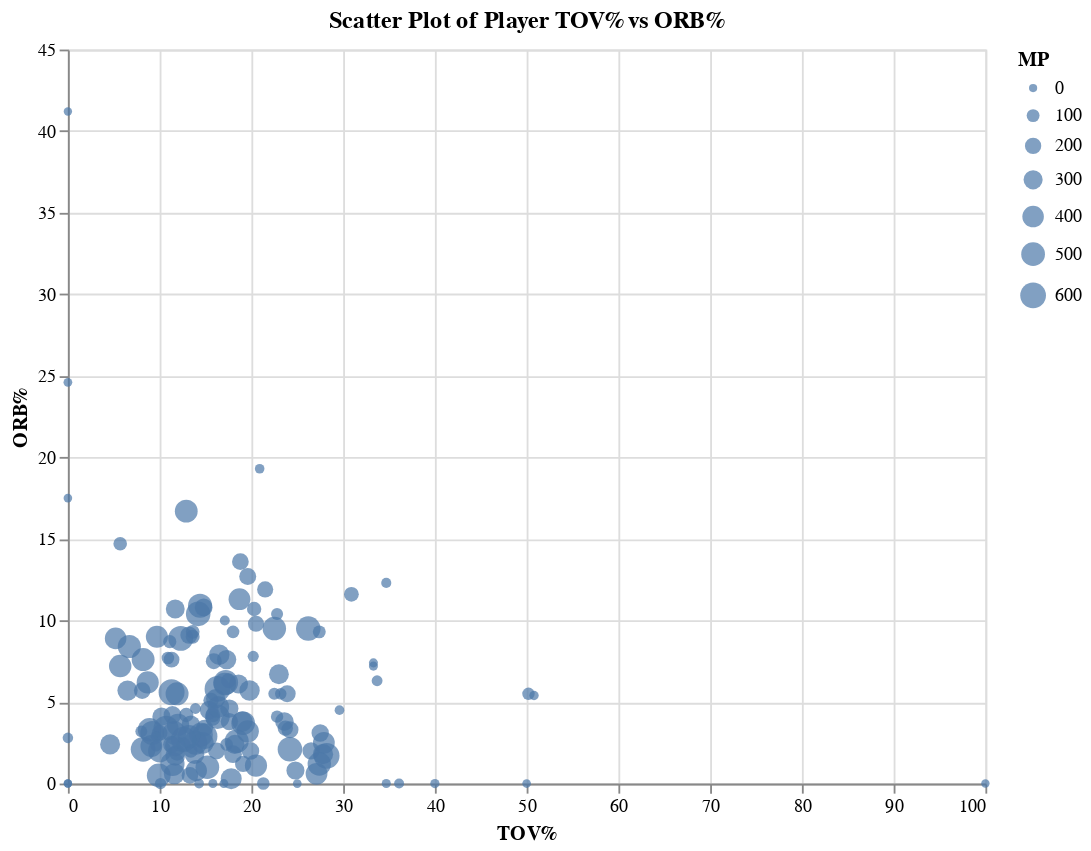

Notebook code for this chart:
### Code cell
# Adjusting the size of the points and the chart dimensions
scatter = alt.Chart(df).mark_circle().encode(
    x='TOV%',
    y='ORB%',
    size=alt.Size('MP', scale=alt.Scale(range=[20, 200])),  # Adjust size range as needed
    tooltip=['Player', 'MP', 'TOV%', 'ORB%']
).properties(
    title='Scatter Plot of Player TOV% vs ORB%',
    width=500,   # Adjust width as needed
    height=400   # Adjust height as needed
)

# Display the chart
scatter

### Figure 1 — Vega-Lite specification as saved in the notebook (floating-point values rounded to 4 significant figures; data arrays with more than 128 entries replaced by an {"elided": "..."} marker saying what was removed)
{"config": {"view": {"continuousWidth": 300, "continuousHeight": 300}}, "data": {"name": "data-843f4ac416852670bfe14a54a8f61ec0"}, "mark": {"type": "circle"}, "encoding": {"size": {"field": "MP", "scale": {"range": [20, 200]}, "type": "quantitative"}, "tooltip": [{"field": "Player", "type": "nominal"}, {"field": "MP", "type": "quantitative"}, {"field": "TOV%", "type": "quantitative"}, {"field": "ORB%", "type": "quantitative"}], "x": {"field": "TOV%", "type": "quantitative"}, "y": {"field": "ORB%", "type": "quantitative"}}, "height": 400, "title": "Scatter Plot of Player TOV% vs ORB%", "width": 500, "$schema": "https://vega.github.io/schema/vega-lite/v5.8.0.json", "datasets": {"data-843f4ac416852670bfe14a54a8f61ec0": {"elided": "148 records"}}}
